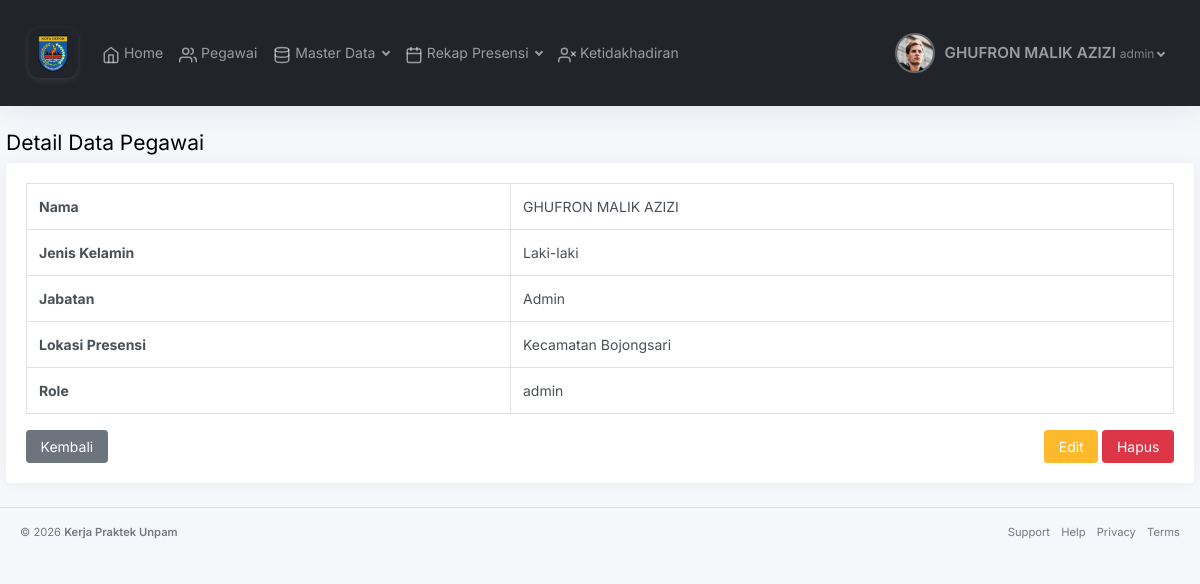
The page /admin/data_pegawai/detail.php?id=2 (signed in) on the database its author committed.
### tables this page shows
CREATE TABLE `users` (
  `id` int NOT NULL,
  `id_pegawai` int DEFAULT NULL,
  `username` varchar(225) DEFAULT NULL,
  `password` varchar(225) DEFAULT NULL,
  `status` varchar(225) DEFAULT NULL,
  `role` varchar(225) DEFAULT NULL
);

CREATE TABLE `pegawai` (
  `id` int NOT NULL,
  `nip` varchar(50) DEFAULT NULL,
  `nama` varchar(225) DEFAULT NULL,
  `jenis_kelamin` varchar(50) DEFAULT NULL,
  `alamat` varchar(225) DEFAULT NULL,
  `no_handphone` varchar(50) DEFAULT NULL,
  `jabatan` varchar(50) DEFAULT NULL,
  `lokasi_presensi` varchar(225) DEFAULT NULL,
  `foto` varchar(223) DEFAULT NULL
);

### admin/data_pegawai/detail.php (the view, shortened to what this page needs)
<?php
require_once('../../config.php');
$id = isset($_GET['id']) ? intval($_GET['id']) : null;
$query = "SELECT p.*, u.role
          FROM pegawai p
          JOIN users u ON p.id = u.id_pegawai
          WHERE p.id = ?";
$stmt = $connection->prepare($query);
$stmt->bind_param("i", $id);
$stmt->execute();
$result = $stmt->get_result();
$data = $result->fetch_assoc();
include('../layout/header.php');
?>
<div class="container mt-4">
  <h3>Detail Data Pegawai</h3>
  <div class="card">
    <div class="card-body">
      <table class="table table-bordered">
        <tbody>
          <tr>
            <th>Nama</th>
            <td><?= htmlspecialchars($data['nama']) ?></td>
          </tr>
          <tr>
            <th>Jenis Kelamin</th>
            <td><?= htmlspecialchars($data['jenis_kelamin'] ?? 'Tidak Diketahui') ?></td>
          </tr>
          <tr>
            <th>Jabatan</th>
            <td><?= htmlspecialchars($data['jabatan']) ?></td>
          </tr>
          <tr>
            <th>Lokasi Presensi</th>
            <td><?= nl2br(htmlspecialchars($data['lokasi_presensi'] ?? 'Tidak Diketahui')) ?></td>
          </tr>
          <tr>
            <th>Role</th>
            <td><?= htmlspecialchars($data['role']) ?></td>
          </tr>
        </tbody>
      </table>
      <div class="d-flex justify-content-between mt-3">
        <a href="pegawai.php" class="btn btn-secondary">Kembali</a>
        <div>
          <a href="edit.php?id=<?= urlencode($id) ?>" class="btn btn-warning">Edit</a>
          <a href="hapus.php?id=<?= urlencode($id) ?>" class="btn btn-danger" onclick="return confirm('Yakin ingin menghapus data ini?')">Hapus</a>
        </div>
      </div>
    </div>
  </div>
</div>
<?php include('../layout/footer.php'); ?>

### rows shown on the page
users: id_pegawai.nama "GHUFRON MALIK AZIZI", id_pegawai.jenis_kelamin "Laki-laki", id_pegawai.jabatan "Admin", id_pegawai.lokasi_presensi "Kecamatan Bojongsari", role "admin"

### other values the page prints
$nama "GHUFRON MALIK AZIZI"
$role "admin"
